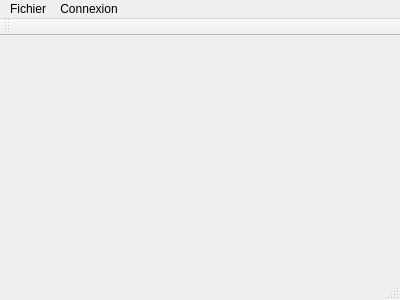
<?xml version="1.0" encoding="UTF-8"?>
<ui version="4.0">
 <class>MainWindow</class>
 <widget class="QMainWindow" name="MainWindow">
  <property name="geometry">
   <rect>
    <x>0</x>
    <y>0</y>
    <width>400</width>
    <height>300</height>
   </rect>
  </property>
  <property name="windowTitle">
   <string>Test</string>
  </property>
  <widget class="QWidget" name="centralWidget"/>
  <widget class="QMenuBar" name="menuBar">
   <property name="geometry">
    <rect>
     <x>0</x>
     <y>0</y>
     <width>400</width>
     <height>19</height>
    </rect>
   </property>
   <widget class="QMenu" name="menuFichier">
    <property name="title">
     <string>Fichier</string>
    </property>
    <addaction name="actionOuvrir"/>
    <addaction name="actionEnregistrer"/>
    <addaction name="separator"/>
    <addaction name="actionQuitter"/>
   </widget>
   <widget class="QMenu" name="menuConnexion">
    <property name="title">
     <string>Connexion</string>
    </property>
    <addaction name="actionConfigurer"/>
    <addaction name="separator"/>
    <addaction name="actionConnecter"/>
    <addaction name="actionDeconnecter"/>
    <addaction name="separator"/>
    <addaction name="actionAcquerir_les_mesures"/>
    <addaction name="actionArreter_l_acquisition"/>
   </widget>
   <addaction name="menuFichier"/>
   <addaction name="menuConnexion"/>
  </widget>
  <widget class="QToolBar" name="mainToolBar">
   <attribute name="toolBarArea">
    <enum>TopToolBarArea</enum>
   </attribute>
   <attribute name="toolBarBreak">
    <bool>false</bool>
   </attribute>
  </widget>
  <widget class="QStatusBar" name="statusBar"/>
  <action name="actionOuvrir">
   <property name="text">
    <string>Ouvrir</string>
   </property>
   <property name="shortcut">
    <string>Ctrl+O</string>
   </property>
  </action>
  <action name="actionEnregistrer">
   <property name="text">
    <string>Enregistrer</string>
   </property>
   <property name="shortcut">
    <string>Ctrl+S</string>
   </property>
  </action>
  <action name="actionQuitter">
   <property name="text">
    <string>Quitter</string>
   </property>
  </action>
  <action name="actionConfigurer">
   <property name="text">
    <string>Configurer</string>
   </property>
   <property name="shortcut">
    <string>Ctrl+T</string>
   </property>
  </action>
  <action name="actionConnecter">
   <property name="text">
    <string>Connecter</string>
   </property>
  </action>
  <action name="actionDeconnecter">
   <property name="enabled">
    <bool>false</bool>
   </property>
   <property name="text">
    <string>Déconnecter</string>
   </property>
  </action>
  <action name="actionAcquerir_les_mesures">
   <property name="enabled">
    <bool>true</bool>
   </property>
   <property name="text">
    <string>Acquérir les mesures</string>
   </property>
   <property name="shortcut">
    <string>Ctrl+D</string>
   </property>
  </action>
  <action name="actionArreter_l_acquisition">
   <property name="enabled">
    <bool>false</bool>
   </property>
   <property name="text">
    <string>Arrêter l'acquisition</string>
   </property>
   <property name="shortcut">
    <string>Ctrl+A</string>
   </property>
  </action>
 </widget>
 <layoutdefault spacing="6" margin="11"/>
 <resources/>
 <connections>
  <connection>
   <sender>actionQuitter</sender>
   <signal>triggered()</signal>
   <receiver>MainWindow</receiver>
   <slot>close()</slot>
   <hints>
    <hint type="sourcelabel">
     <x>-1</x>
     <y>-1</y>
    </hint>
    <hint type="destinationlabel">
     <x>199</x>
     <y>149</y>
    </hint>
   </hints>
  </connection>
 </connections>
</ui>
